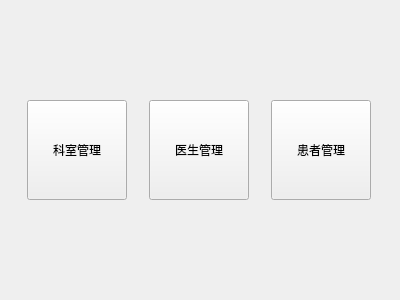
<?xml version="1.0" encoding="UTF-8"?>
<ui version="4.0">
 <class>WelcomeView</class>
 <widget class="QWidget" name="WelcomeView">
  <property name="geometry">
   <rect>
    <x>0</x>
    <y>0</y>
    <width>400</width>
    <height>300</height>
   </rect>
  </property>
  <property name="windowTitle">
   <string>欢迎</string>
  </property>
  <layout class="QVBoxLayout" name="verticalLayout">
   <item>
    <spacer name="verticalSpacer">
     <property name="orientation">
      <enum>Qt::Orientation::Vertical</enum>
     </property>
     <property name="sizeHint" stdset="0">
      <size>
       <width>20</width>
       <height>78</height>
      </size>
     </property>
    </spacer>
   </item>
   <item>
    <layout class="QHBoxLayout" name="horizontalLayout">
     <item>
      <widget class="QPushButton" name="on_btDepartment">
       <property name="sizePolicy">
        <sizepolicy hsizetype="Fixed" vsizetype="Fixed">
         <horstretch>0</horstretch>
         <verstretch>0</verstretch>
        </sizepolicy>
       </property>
       <property name="minimumSize">
        <size>
         <width>100</width>
         <height>100</height>
        </size>
       </property>
       <property name="text">
        <string>科室管理</string>
       </property>
      </widget>
     </item>
     <item>
      <widget class="QPushButton" name="on_btDoctor">
       <property name="sizePolicy">
        <sizepolicy hsizetype="Fixed" vsizetype="Fixed">
         <horstretch>0</horstretch>
         <verstretch>0</verstretch>
        </sizepolicy>
       </property>
       <property name="minimumSize">
        <size>
         <width>100</width>
         <height>100</height>
        </size>
       </property>
       <property name="text">
        <string>医生管理</string>
       </property>
      </widget>
     </item>
     <item>
      <widget class="QPushButton" name="on_btPatient">
       <property name="sizePolicy">
        <sizepolicy hsizetype="Fixed" vsizetype="Fixed">
         <horstretch>0</horstretch>
         <verstretch>0</verstretch>
        </sizepolicy>
       </property>
       <property name="minimumSize">
        <size>
         <width>100</width>
         <height>100</height>
        </size>
       </property>
       <property name="text">
        <string>患者管理</string>
       </property>
      </widget>
     </item>
    </layout>
   </item>
   <item>
    <spacer name="verticalSpacer_2">
     <property name="orientation">
      <enum>Qt::Orientation::Vertical</enum>
     </property>
     <property name="sizeHint" stdset="0">
      <size>
       <width>20</width>
       <height>78</height>
      </size>
     </property>
    </spacer>
   </item>
  </layout>
 </widget>
 <resources/>
 <connections/>
</ui>
